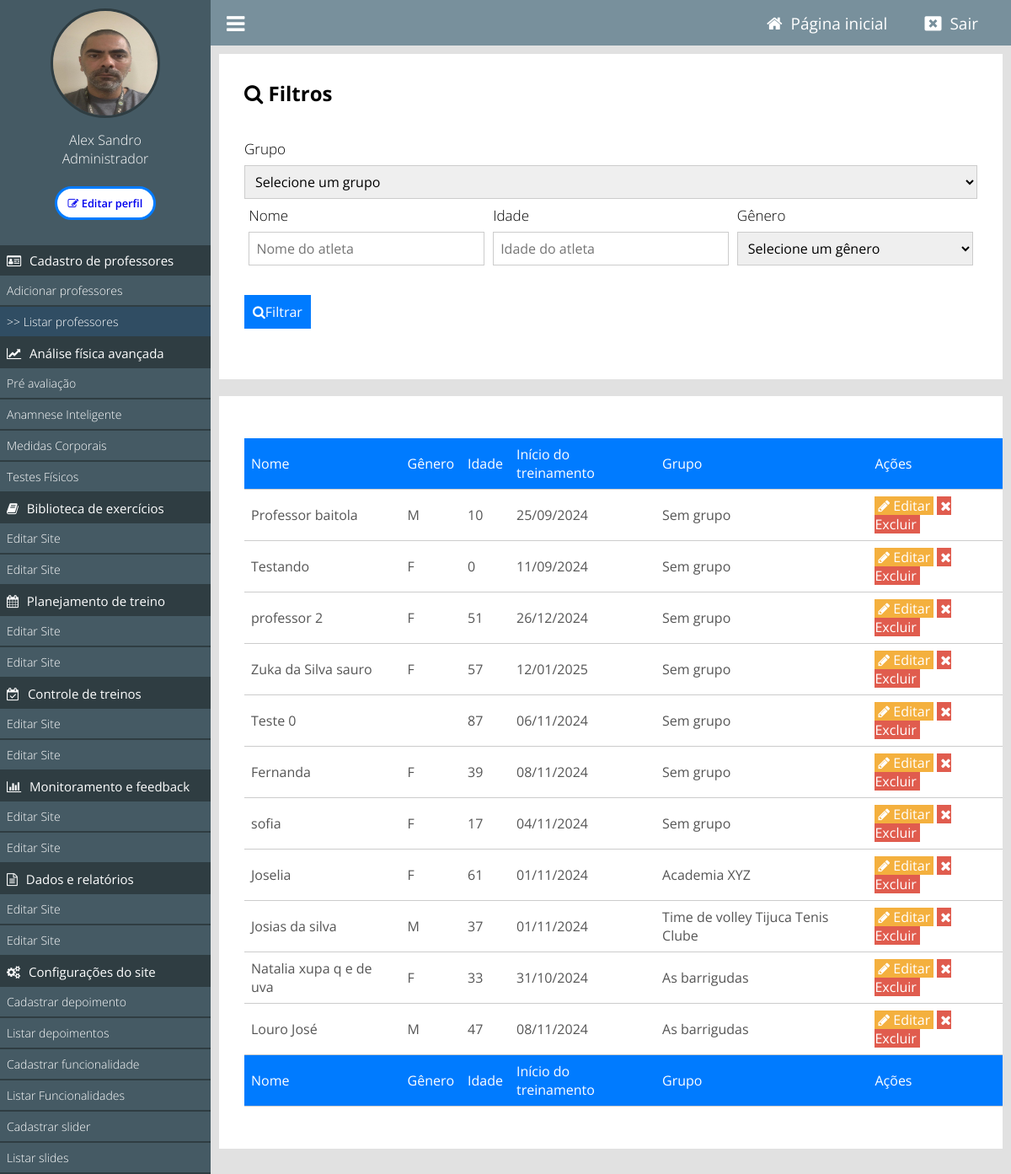
The page /painel/listar-usuarios (signed in) on the database its author committed.
### tables this page shows
CREATE TABLE IF NOT EXISTS `tb_grupos_usuarios` (
  `id` int NOT NULL AUTO_INCREMENT,
  `grupo` varchar(255) NOT NULL,
  `professor_id` int DEFAULT NULL,
  PRIMARY KEY (`id`)
);

### classes/MySql.php (called while the page is built)
<?php
    class MySql{
        private static $pdo;
        public static function conectar(){
            if(self::$pdo == null){
                try{
                    self::$pdo = new PDO('mysql:host='.HOST.';dbname='.DATABASE,USER,PASSWORD,array(PDO::MYSQL_ATTR_INIT_COMMAND => "SET NAMES utf8"));
                    self::$pdo->setAttribute(PDO::ATTR_ERRMODE,PDO::ERRMODE_EXCEPTION);
                }catch(Exception $e) {
                    echo 'erro ao conectar, tente novamente mais tarde';
                }
            }
            return self::$pdo;
        }
    }
?>

### painel/pages/listar-usuarios.php (the view, shortened to what this page needs)
<?php
require_once('../config.php');
$professorID = $_SESSION['id'];
$nomeFiltro = isset($_GET['NomeFiltro']) ? $_GET['NomeFiltro'] : '';
$idadeFiltro = isset($_GET['IdadeFiltro']) ? (int)$_GET['IdadeFiltro'] : '';
$sql = "SELECT u.*, g.grupo AS grupo_nome FROM `tb_admin.usuarios` u
        LEFT JOIN `tb_grupos_usuarios` g ON u.grupo_id = g.id
        WHERE u.professor_id = ?";
$filters = [$professorID];
$sql = MySql::conectar()->prepare($sql);
for ($i = 1; $i <= count($filters); $i++) {
    $sql->bindValue($i, $filters[$i - 1], is_int($filters[$i - 1]) ? PDO::PARAM_INT : PDO::PARAM_STR);
}
$sql->execute();
$usuarios = $sql->fetchAll();
?>
<div class="box-content">
    <h2><i class="fa fa-search mr-2"></i> Filtros</h2>
    <form>
        <div class="form-group left w100">
            <label for="GrupoFiltro">Grupo</label>
            <select name="GrupoFiltro" id="GrupoFiltro" class="form-control">
                <option value="">Selecione um grupo</option>
            </select>
        </div>
        <div class="linha">
            <div class="form-group w33">
                <label for="NomeFiltro">Nome</label>
                <input type="text" name="NomeFiltro" id="NomeFiltro" placeholder="Nome do atleta" class="form-control default-focus" value="<?php echo htmlspecialchars($nomeFiltro); ?>">
            </div>
            <div class="form-group w33">
                <label for="IdadeFiltro">Idade</label>
                <input type="number" name="IdadeFiltro" id="IdadeFiltro" placeholder="Idade do atleta" class="form-control" value="<?php echo htmlspecialchars($idadeFiltro); ?>">
            </div>
            <div class="form-group w33">
                <label for="GeneroFiltro">Gênero</label>
                <select id="GeneroFiltro" name="GeneroFiltro" class="form-control">
                    <option selected="" value="">Selecione um gênero</option>
                </select>
            </div>
        </div>
        <div class="form-group">
            <button type="submit" name="filtrar"><a><i class="fa fa-search mr-2"></i>Filtrar</a></button>
        </div>
    </form>
</div>
<div class="box-content">
<table id="lista-usuarios" class="display" style="width:100%" data-order='[[ 1, "asc" ]]'>
        <thead>
            <tr>
                <td>Nome</td>
                <td>Gênero</td>
                <td>Idade</td>
                <td>Início do treinamento</td>
                <td>Grupo</td>
                <td>Ações</td>
            </tr>
        </thead>
        <tbody>
        <?php if(count($usuarios) > 0): ?>
                <?php foreach($usuarios as $usuario): ?>
                    <tr>
                        <td><?php echo $usuario['nome']; ?></td>
                        <td><?php echo $usuario['sexo']; ?></td>
                        <td>
                            <?php
                                $dataNascimento = new DateTime($usuario['data_nascimento']);
                                $hoje = new DateTime();
                                $idade = $hoje->diff($dataNascimento)->y;
                                echo $idade;
                            ?>
                        </td>
                        <td><?php echo (new DateTime($usuario['data_inicio']))->format('d/m/Y'); ?></td>
                        <td><?php echo isset($usuario['grupo_nome']) ? $usuario['grupo_nome'] : 'Sem grupo'; ?></td>
                        <td>
                            <a class="btn edit" href="editar_usuario.php?id=<?php echo $usuario['id']; ?>"><i class="fa fa-pencil"></i> Editar</a>
                            <a class="btn delete" href=""><i class="fa fa-times"></i> Excluir</a>
                        </td>
                    </tr>
                <?php endforeach; ?>
            <?php endif; ?>
        </tbody>
        <tfoot>
            <tr>
                <td>Nome</td>
                <td>Gênero</td>
                <td>Idade</td>
                <td>Início do treinamento</td>
                <td>Grupo</td>
                <td>Ações</td>
            </tr>
        </tfoot>
    </table>
</div>

### painel/css/style.css (style rules this page uses)
* { margin: 0; padding: 0; box-sizing: border-box; font-family: 'Open Sans', sans-serif; }
html,body { height: 100%; background: rgb(225,225,225); }
body { overflow-x: hidden; }
.w100 { width: 100%; }
.w33 { width: 33.3%; float: left; position: relative; padding:0 5px; }
.linha { display: flex; flex-flow: row wrap; align-items: center; justify-content: center; }
.left { float: left; }
.box-content { background: white; padding: 30px; margin-bottom: 20px; }
table { margin: 20px 0; width: 100%; border-collapse: collapse; min-width: 900px; }
table tr { color: #555; border-bottom: 1px solid #ccc; }
table td { padding: 8px; }
table a.btn { text-decoration: none; padding: 0 4px; color: white; font-size: 16px; }
thead tr, tfoot tr { background: #007bff; color: white; }
a.btn.edit { background: #F4B03E; }
a.btn.delete { background: #E05C4E; }
.box-content form { margin: 30px 0; }
.box-content form label { font-size: 17px; font-weight: 300; color: black; display: block; margin-top: 8px; }
.box-content form input[type=text], .box-content form input[type=password], .box-content form input[type=email], .box-content form input[type=number], .box-content form input[type=date] { margin-top: 8px; font-size: 16px; font-weight: normal; color: black; width: 100%; height: 40px; padding-left: 8px; border: 1px solid #ccc; }
.box-content form select { margin-top: 8px; font-size: 16px; font-weight: normal; color: black; width: 100%; height: 40px; padding-left: 8px; border: 1px solid #ccc; }
.box-content form button { width: auto; height: 40px; cursor: pointer; margin-top: 35px; background: #007bff; font-size: 16px; color: white; border: 0; padding: 5px 10px; }

### rows shown on the page
tb_admin.usuarios: nome "Professor baitola", sexo "M", data_inicio "25/09/2024", shows "Sem grupo"
tb_admin.usuarios: nome "Testando", sexo "F", data_inicio "11/09/2024", shows "Sem grupo"
tb_admin.usuarios: nome "professor 2", sexo "F", data_inicio "26/12/2024", shows "Sem grupo"
tb_admin.usuarios: nome "Zuka da Silva sauro", sexo "F", data_inicio "12/01/2025", shows "Sem grupo"
tb_admin.usuarios: nome "Teste 0", data_inicio "06/11/2024", shows "Sem grupo"
tb_admin.usuarios: nome "Fernanda", sexo "F", data_inicio "08/11/2024", shows "Sem grupo"
tb_admin.usuarios: nome "sofia", sexo "F", data_inicio "04/11/2024", shows "Sem grupo"
tb_admin.usuarios: nome "Joselia", sexo "F", data_inicio "01/11/2024", tb_grupos_usuarios.grupo "Academia XYZ"
tb_admin.usuarios: nome "Josias da silva", sexo "M", data_inicio "01/11/2024", tb_grupos_usuarios.grupo "Time de volley Tijuca Tenis Clube"
tb_admin.usuarios: nome "Natalia xupa q e de uva", sexo "F", data_inicio "31/10/2024", tb_grupos_usuarios.grupo "As barrigudas"
tb_admin.usuarios: nome "Louro José", sexo "M", data_inicio "08/11/2024", tb_grupos_usuarios.grupo "As barrigudas"

### other values the page prints
$_SESSION['nome'] "Alex Sandro"
pegaCargo($_SESSION['cargo']) "Administrador"
